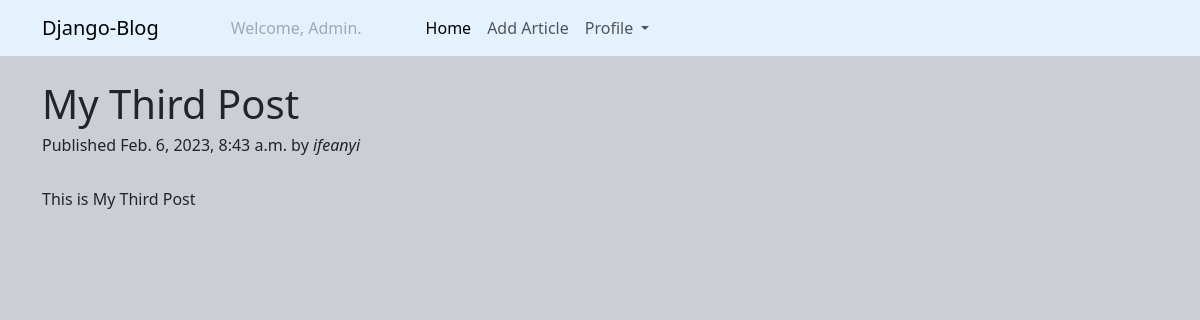
/articles/my-third-post/ (signed in), run on the app's committed database.
### articles/models.py (models this page shows, shortened)
class Article(models.Model):
    title = models.CharField(max_length=200)
    description = models.TextField()
    slug = models.SlugField(max_length=100, unique=True)
    published = models.DateTimeField (auto_now_add=True)
    author = models.ForeignKey(User, on_delete=models.CASCADE)

### articles/views.py (the view)
# urls.py: path('articles/<slug:slug>/', article_details, name='article_details'),
def article_details(request, slug):
    article = get_object_or_404(Article, slug=slug)
    return render(request, 'details.html', {'article':article})

### articles/templates/details.html (shortened to what this page needs)
{% extends 'base.html' %}
{% block body %}
    <div class="container mt-4">
        <h1>{{article.title}}</h1>
        <h6>Published {{article.published}} by <i>{{article.author}}</i></h6>
        <br>
        <p>{{article.description}}</p>
    </div>
{% endblock body %}

### articles/templates/navbar.html (shortened to what this page needs)
<nav class="navbar navbar-expand-lg" style="background-color: #e3f2fd;">
    <div class="container">
      <a class="navbar-brand" href="{% url 'article_list' %}">Django-Blog</a>
      <div class="collapse navbar-collapse" id="navbarNavDropdown">
        <ul class="navbar-nav">
            {% if request.user.is_authenticated %}
            <li class="nav-item mx-5">
                <a class="nav-link disabled">Welcome, {{request.user.username | title}}.</a>
            </li>
            <li class="nav-item">
                <a class="nav-link active" aria-current="page" href="{% url 'article_list' %}">Home</a>
            </li>
            <li class="nav-item">
                <a class="nav-link" href="{% url 'article_form' %}">Add Article</a>
            </li>
            <li class="nav-item dropdown">
                <a class="nav-link dropdown-toggle" href="#" role="button" data-bs-toggle="dropdown" aria-expanded="false">
                Profile
                </a>
            </li>
            {% endif %}
        </ul>
      </div>
    </div>
  </nav>

### articles/static/css/index.css (style rules this page uses)
body { background: #ccced6; }

### data on the page
Article: title "My Third Post", published "Feb. 6, 2023, 8:43 a.m.", author "ifeanyi", description "This is My Third Post"

### other printed values
{{ request.user.username | title }} "Admin"
